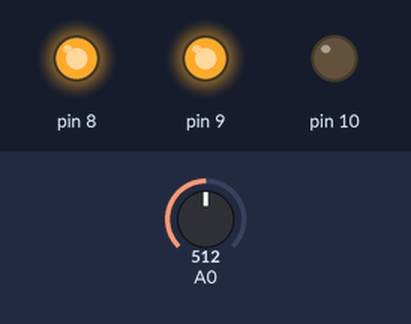
A program run on a simulated Arduino Uno, built with avr-gcc and run on an emulated ATmega328P. Parts: output pins drawn as LEDs (lit = HIGH). The inputs (shaded band) are chosen by the test bench; at power-on: A0 = 512.

Above: at 1.2 s.
1.3 s: A0 set to 610
2.8 s: A0 set to 641
At 4.0 s:
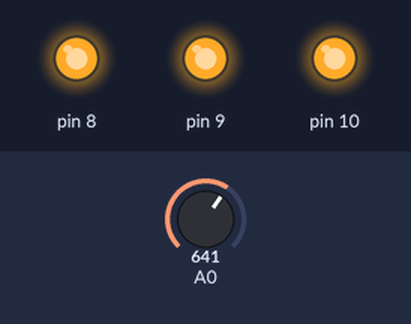
4.3 s: A0 set to 306
At 5.2 s:
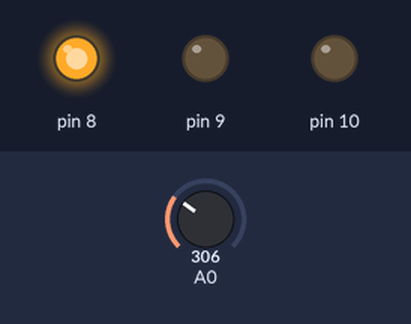
5.8 s: A0 set to 223
7.3 s: A0 set to 201
At 8.5 s:
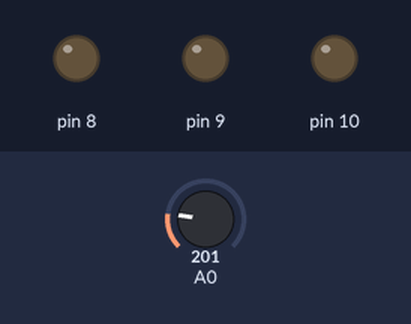
8.8 s: A0 set to 511
At 9.8 s:
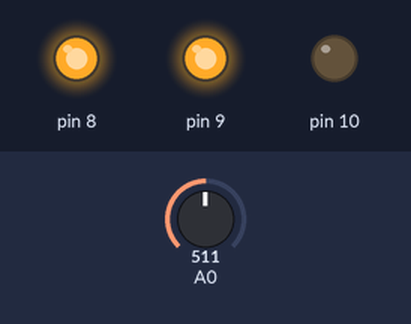
Timing chart, 0 to 11.3 s (numbered marks = the images above; inputs shaded):
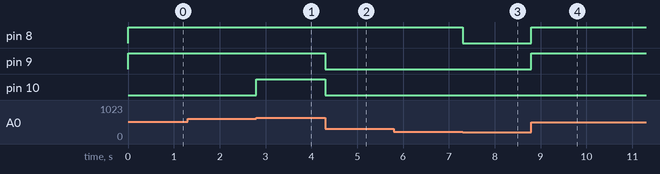

The program:

main.cpp
```cpp
extern "C"{
#include "LDR.h"
#include "lightControl.h"
}
#include <Arduino.h>


void setup() {
  // put your setup code here, to run once:
 pinMode(8,OUTPUT);
 pinMode(9,OUTPUT);
 pinMode(10,OUTPUT);
}

void loop() {
  // put your main code here, to run repeatedly:
  LDR_U.percRawVal_U16 = analogRead(A0);
    LDR_lightControl(LDR_U.percRawVal_U16, &LDR_Y.firstLamp_B, &LDR_Y.secondLamp_B,
                   &LDR_Y.thirdLamp_B);

  digitalWrite (8,LDR_Y.firstLamp_B);
  digitalWrite (9,LDR_Y.secondLamp_B);
  digitalWrite (10,LDR_Y.thirdLamp_B);
}
```

LDR.c
```cpp
/*
 * File: LDR.c
 *
 * Code generated for Simulink model 'LDR'.
 *
 * Model version                  : 1.1
 * Simulink Coder version         : 23.2 (R2023b) 01-Aug-2023
 * C/C++ source code generated on : Sun Jul 14 17:01:22 2024
 *
 * Target selection: ert.tlc
 * Embedded hardware selection: Intel->x86-64 (Windows64)
 * Code generation objectives: Unspecified
 * Validation result: Not run
 */

#include "LDR.h"
#include "lightControl.h"

/* External inputs (root inport signals with default storage) */
ExtU_LDR_T LDR_U;

/* External outputs (root outports fed by signals with default storage) */
ExtY_LDR_T LDR_Y;

/* Real-time model */
static RT_MODEL_LDR_T LDR_M_;
RT_MODEL_LDR_T *const LDR_M = &LDR_M_;

/* Model step function */
void LDR_step(void)
{
  /* Outputs for Atomic SubSystem: '<Root>/lightControl' */

  /* Inport: '<Root>/percRawVal_U16' incorporates:
   *  Outport: '<Root>/firstLamp_B'
   *  Outport: '<Root>/secondLamp_B'
   *  Outport: '<Root>/thirdLamp_B'
   */
  LDR_lightControl(LDR_U.percRawVal_U16, &LDR_Y.firstLamp_B, &LDR_Y.secondLamp_B,
                   &LDR_Y.thirdLamp_B);

  /* End of Outputs for SubSystem: '<Root>/lightControl' */
}

/* Model initialize function */
void LDR_initialize(void)
{
  /* (no initialization code required) */
}

/* Model terminate function */
void LDR_terminate(void)
{
  /* (no terminate code required) */
}

/*
 * File trailer for generated code.
 *
 * [EOF]
 */
```

LDR.h
```cpp
/*
 * File: LDR.h
 *
 * Code generated for Simulink model 'LDR'.
 *
 * Model version                  : 1.1
 * Simulink Coder version         : 23.2 (R2023b) 01-Aug-2023
 * C/C++ source code generated on : Sun Jul 14 17:01:22 2024
 *
 * Target selection: ert.tlc
 * Embedded hardware selection: Intel->x86-64 (Windows64)
 * Code generation objectives: Unspecified
 * Validation result: Not run
 */

#ifndef RTW_HEADER_LDR_h_
#define RTW_HEADER_LDR_h_
#ifndef LDR_COMMON_INCLUDES_
#define LDR_COMMON_INCLUDES_
#include "rtwtypes.h"
#endif                                 /* LDR_COMMON_INCLUDES_ */

#include "LDR_types.h"

/* Macros for accessing real-time model data structure */
#ifndef rtmGetErrorStatus
#define rtmGetErrorStatus(rtm)         ((rtm)->errorStatus)
#endif

#ifndef rtmSetErrorStatus
#define rtmSetErrorStatus(rtm, val)    ((rtm)->errorStatus = (val))
#endif

/* External inputs (root inport signals with default storage) */
typedef struct {
  uint16_T percRawVal_U16;             /* '<Root>/percRawVal_U16' */
} ExtU_LDR_T;

/* External outputs (root outports fed by signals with default storage) */
typedef struct {
  boolean_T firstLamp_B;               /* '<Root>/firstLamp_B' */
  boolean_T secondLamp_B;              /* '<Root>/secondLamp_B' */
  boolean_T thirdLamp_B;               /* '<Root>/thirdLamp_B' */
} ExtY_LDR_T;

/* Real-time Model Data Structure */
struct tag_RTM_LDR_T {
  const char_T * volatile errorStatus;
};

/* External inputs (root inport signals with default storage) */
extern ExtU_LDR_T LDR_U;

/* External outputs (root outports fed by signals with default storage) */
extern ExtY_LDR_T LDR_Y;

/* Model entry point functions */
extern void LDR_initialize(void);
extern void LDR_step(void);
extern void LDR_terminate(void);

/* Real-time Model object */
extern RT_MODEL_LDR_T *const LDR_M;

/*-
 * The generated code includes comments that allow you to trace directly
 * back to the appropriate location in the model.  The basic format
 * is <system>/block_name, where system is the system number (uniquely
 * assigned by Simulink) and block_name is the name of the block.
 *
 * Use the MATLAB hilite_system command to trace the generated code back
 * to the model.  For example,
 *
 * hilite_system('<S3>')    - opens system 3
 * hilite_system('<S3>/Kp') - opens and selects block Kp which resides in S3
 *
 * Here is the system hierarchy for this model
 *
 * '<Root>' : 'LDR'
 * '<S1>'   : 'LDR/lightControl'
 * '<S2>'   : 'LDR/lightControl/Truth Table'
 */
#endif                                 /* RTW_HEADER_LDR_h_ */

/*
 * File trailer for generated code.
 *
 * [EOF]
 */
```

LDR_types.h
```cpp
/*
 * File: LDR_types.h
 *
 * Code generated for Simulink model 'LDR'.
 *
 * Model version                  : 1.1
 * Simulink Coder version         : 23.2 (R2023b) 01-Aug-2023
 * C/C++ source code generated on : Sun Jul 14 17:01:22 2024
 *
 * Target selection: ert.tlc
 * Embedded hardware selection: Intel->x86-64 (Windows64)
 * Code generation objectives: Unspecified
 * Validation result: Not run
 */

#ifndef RTW_HEADER_LDR_types_h_
#define RTW_HEADER_LDR_types_h_

/* Forward declaration for rtModel */
typedef struct tag_RTM_LDR_T RT_MODEL_LDR_T;

#endif                                 /* RTW_HEADER_LDR_types_h_ */

/*
 * File trailer for generated code.
 *
 * [EOF]
 */
```

lightControl.c
```cpp
/*
 * File: lightControl.c
 *
 * Code generated for Simulink model 'LDR'.
 *
 * Model version                  : 1.1
 * Simulink Coder version         : 23.2 (R2023b) 01-Aug-2023
 * C/C++ source code generated on : Sun Jul 14 17:01:22 2024
 *
 * Target selection: ert.tlc
 * Embedded hardware selection: Intel->x86-64 (Windows64)
 * Code generation objectives: Unspecified
 * Validation result: Not run
 */

#include "rtwtypes.h"
#include "lightControl.h"
#include <math.h>

/* Output and update for atomic system: '<Root>/lightControl' */
void LDR_lightControl(uint16_T rtu_percRawVal_U16, boolean_T *rty_firstLamp_B,
                      boolean_T *rty_secondLamp_B, boolean_T *rty_thirdLamp_B)
{
  int32_T tmp;

  /* Gain: '<S1>/Gain' incorporates:
   *  Constant: '<S1>/Constant'
   *  DataTypeConversion: '<S1>/Data Type Conversion'
   *  Product: '<S1>/Divide'
   */
  tmp = (int32_T)fmodf(floorf((real32_T)rtu_percRawVal_U16 / 1023.0F * 100.0F),
                       256.0F);

  /* Truth Table: '<S1>/Truth Table' incorporates:
   *  Gain: '<S1>/Gain'
   */
  /*  Example condition 1 */
  /*  Example condition 2 */
  /*  Condition #3 */
  if ((int8_T)tmp > 60) {
    /*  Example action 1 called from D1 & D2 column in condition table */
    *rty_firstLamp_B = true;
    *rty_secondLamp_B = true;
    *rty_thirdLamp_B = true;
  } else if ((int8_T)tmp > 40) {
    /*  Example action 2 called from D3 column in condition table */
    *rty_firstLamp_B = true;
    *rty_secondLamp_B = true;
    *rty_thirdLamp_B = false;
  } else if ((int8_T)tmp > 20) {
    *rty_firstLamp_B = true;
    *rty_secondLamp_B = false;
    *rty_thirdLamp_B = false;
  } else {
    /*  Default */
    *rty_firstLamp_B = false;
    *rty_secondLamp_B = false;
    *rty_thirdLamp_B = false;
  }

  /* End of Truth Table: '<S1>/Truth Table' */
}

/*
 * File trailer for generated code.
 *
 * [EOF]
 */
```

lightControl.h
```cpp
/*
 * File: lightControl.h
 *
 * Code generated for Simulink model 'LDR'.
 *
 * Model version                  : 1.1
 * Simulink Coder version         : 23.2 (R2023b) 01-Aug-2023
 * C/C++ source code generated on : Sun Jul 14 17:01:22 2024
 *
 * Target selection: ert.tlc
 * Embedded hardware selection: Intel->x86-64 (Windows64)
 * Code generation objectives: Unspecified
 * Validation result: Not run
 */

#ifndef RTW_HEADER_lightControl_h_
#define RTW_HEADER_lightControl_h_
#ifndef LDR_COMMON_INCLUDES_
#define LDR_COMMON_INCLUDES_
#include "rtwtypes.h"
#endif                                 /* LDR_COMMON_INCLUDES_ */

extern void LDR_lightControl(uint16_T rtu_percRawVal_U16, boolean_T
  *rty_firstLamp_B, boolean_T *rty_secondLamp_B, boolean_T *rty_thirdLamp_B);

#endif                                 /* RTW_HEADER_lightControl_h_ */

/*
 * File trailer for generated code.
 *
 * [EOF]
 */
```

rtwtypes.h
```cpp
/*
 * File: rtwtypes.h
 *
 * Code generated for Simulink model 'LDR'.
 *
 * Model version                  : 1.1
 * Simulink Coder version         : 23.2 (R2023b) 01-Aug-2023
 * C/C++ source code generated on : Sun Jul 14 17:01:22 2024
 *
 * Target selection: ert.tlc
 * Embedded hardware selection: Intel->x86-64 (Windows64)
 * Code generation objectives: Unspecified
 * Validation result: Not run
 */

#ifndef RTWTYPES_H
#define RTWTYPES_H

/* Logical type definitions */
#if (!defined(__cplusplus))
#ifndef false
#define false                          (0U)
#endif

#ifndef true
#define true                           (1U)
#endif
#endif

/*=======================================================================*
 * Target hardware information
 *   Device type: Intel->x86-64 (Windows64)
 *   Number of bits:     char:   8    short:   16    int:  32
 *                       long:  32
 *                       native word size:  64
 *   Byte ordering: LittleEndian
 *   Signed integer division rounds to: Zero
 *   Shift right on a signed integer as arithmetic shift: on
 *=======================================================================*/

/*=======================================================================*
 * Fixed width word size data types:                                     *
 *   int8_T, int16_T, int32_T     - signed 8, 16, or 32 bit integers     *
 *   uint8_T, uint16_T, uint32_T  - unsigned 8, 16, or 32 bit integers   *
 *   real32_T, real64_T           - 32 and 64 bit floating point numbers *
 *=======================================================================*/
typedef signed char int8_T;
typedef unsigned char uint8_T;
typedef short int16_T;
typedef unsigned short uint16_T;
typedef int int32_T;
typedef unsigned int uint32_T;
typedef float real32_T;
typedef double real64_T;

/*===========================================================================*
 * Generic type definitions: boolean_T, char_T, byte_T, int_T, uint_T,       *
 *                           real_T, time_T, ulong_T.                        *
 *===========================================================================*/
typedef double real_T;
typedef double time_T;
typedef unsigned char boolean_T;
typedef int int_T;
typedef unsigned int uint_T;
typedef unsigned long ulong_T;
typedef char char_T;
typedef unsigned char uchar_T;
typedef char_T byte_T;

/*===========================================================================*
 * Complex number type definitions                                           *
 *===========================================================================*/
#define CREAL_T

typedef struct {
  real32_T re;
  real32_T im;
} creal32_T;

typedef struct {
  real64_T re;
  real64_T im;
} creal64_T;

typedef struct {
  real_T re;
  real_T im;
} creal_T;

#define CINT8_T

typedef struct {
  int8_T re;
  int8_T im;
} cint8_T;

#define CUINT8_T

typedef struct {
  uint8_T re;
  uint8_T im;
} cuint8_T;

#define CINT16_T

typedef struct {
  int16_T re;
  int16_T im;
} cint16_T;

#define CUINT16_T

typedef struct {
  uint16_T re;
  uint16_T im;
} cuint16_T;

#define CINT32_T

typedef struct {
  int32_T re;
  int32_T im;
} cint32_T;

#define CUINT32_T

typedef struct {
  uint32_T re;
  uint32_T im;
} cuint32_T;

/*=======================================================================*
 * Min and Max:                                                          *
 *   int8_T, int16_T, int32_T     - signed 8, 16, or 32 bit integers     *
 *   uint8_T, uint16_T, uint32_T  - unsigned 8, 16, or 32 bit integers   *
 *=======================================================================*/
#define MAX_int8_T                     ((int8_T)(127))
#define MIN_int8_T                     ((int8_T)(-128))
#define MAX_uint8_T                    ((uint8_T)(255U))
#define MAX_int16_T                    ((int16_T)(32767))
#define MIN_int16_T                    ((int16_T)(-32768))
#define MAX_uint16_T                   ((uint16_T)(65535U))
#define MAX_int32_T                    ((int32_T)(2147483647))
#define MIN_int32_T                    ((int32_T)(-2147483647-1))
#define MAX_uint32_T                   ((uint32_T)(0xFFFFFFFFU))

/* Block D-Work pointer type */
typedef void * pointer_T;

#endif                                 /* RTWTYPES_H */

/*
 * File trailer for generated code.
 *
 * [EOF]
 */
```

Measured:
- the behaviour switches between 624 and 625 on A0 (found by bisection; images 0 and 1)
- the behaviour switches between 215 and 214 on A0 (found by bisection; images 2 and 3)
- after the input at 1.3 s, every drawn part: stays the same
- after the input at 2.8 s, pin 10: LOW → HIGH at once
- after the input at 4.3 s, pin 9, pin 10: HIGH → LOW at once
- after the input at 5.8 s, every drawn part: stays the same
- after the input at 7.3 s, pin 8: HIGH → LOW at once
- after the input at 8.8 s, pin 8, pin 9: LOW → HIGH at once
